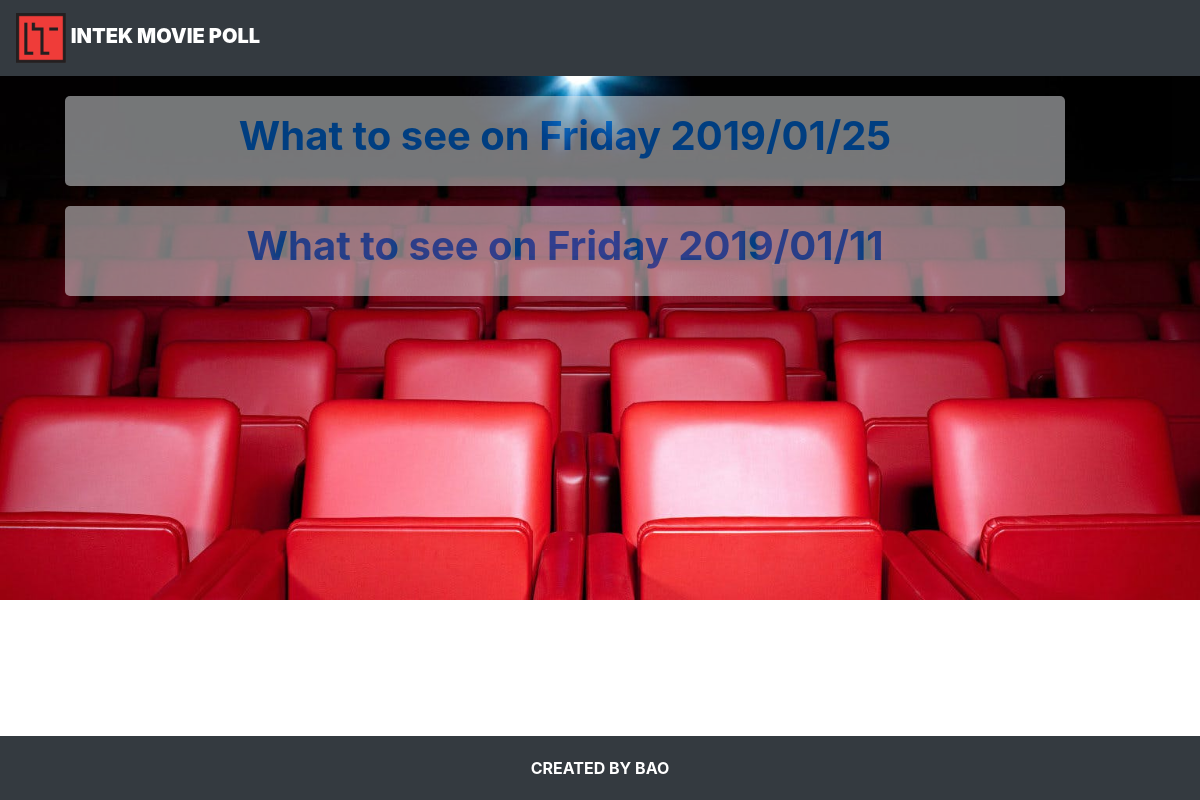
The page / on the database its author committed.
### moviepoll/models.py (models this page shows, shortened)
class Question(models.Model):
    question_text = models.CharField(max_length=200)
    pub_date = models.DateTimeField('date published')

### moviepoll/views.py (the view)
# urls.py: path('', views.index, name='index'),
def index(request):
    lastest_question_list = Question.objects.order_by('-pub_date')[:5]
    context = {'lastest_question_list': lastest_question_list}
    return render(request, 'moviepoll/index.html', context)

### moviepoll/templates/moviepoll/index.html
{% extends "./base.html" %}
{% load static %}
{% block content %}
{% if lastest_question_list %}
  <div class="list_question">
      {% for question in lastest_question_list %}
          <a href="{% url 'moviepoll:detail' question.id %}">
            <div class="question">
                {{question.question_text}}
            </div>
          </a>
      {% endfor %}
  </div>
{% else %}
    <p>
        No polls are available.
    </p>
{% endif %}
{% endblock %}

### moviepoll/static/moviepoll/style.css (style rules this page uses)
body { background-image:url('bg.jpg'); background-repeat: no-repeat; background-size: cover; }
body { color: white; font-weight: bold; }
.question { margin: 20px; padding: 10px; font-size: 40px; height: 90px; width: 1000px; text-align: center; font-weight: bold; opacity: 0.5; background-color: #e9ecef; border-radius: 5px; }

### rows shown on the page
Question: question_text "What to see on Friday 2019/01/25"
Question: question_text "What to see on Friday 2019/01/11"
